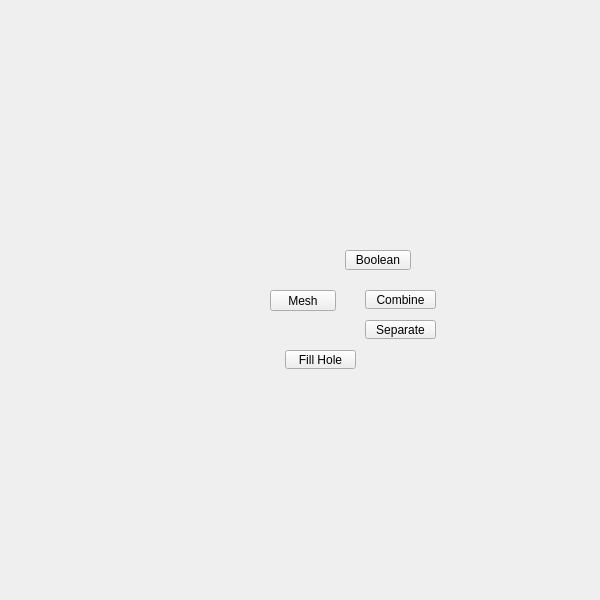
<?xml version="1.0" encoding="UTF-8"?>
<ui version="4.0">
 <class>translucent_window</class>
 <widget class="QMainWindow" name="translucent_window">
  <property name="enabled">
   <bool>true</bool>
  </property>
  <property name="geometry">
   <rect>
    <x>0</x>
    <y>0</y>
    <width>600</width>
    <height>600</height>
   </rect>
  </property>
  <property name="sizePolicy">
   <sizepolicy hsizetype="Ignored" vsizetype="Ignored">
    <horstretch>0</horstretch>
    <verstretch>0</verstretch>
   </sizepolicy>
  </property>
  <property name="minimumSize">
   <size>
    <width>0</width>
    <height>0</height>
   </size>
  </property>
  <property name="maximumSize">
   <size>
    <width>600</width>
    <height>600</height>
   </size>
  </property>
  <property name="cursor">
   <cursorShape>ArrowCursor</cursorShape>
  </property>
  <property name="whatsThis">
   <string>main</string>
  </property>
  <property name="toolButtonStyle">
   <enum>Qt::ToolButtonIconOnly</enum>
  </property>
  <property name="tabShape">
   <enum>QTabWidget::Triangular</enum>
  </property>
  <property name="dockNestingEnabled">
   <bool>true</bool>
  </property>
  <property name="dockOptions">
   <set>QMainWindow::AllowNestedDocks|QMainWindow::AllowTabbedDocks|QMainWindow::AnimatedDocks|QMainWindow::ForceTabbedDocks</set>
  </property>
  <widget class="QWidget" name="widget">
   <property name="sizePolicy">
    <sizepolicy hsizetype="Ignored" vsizetype="Ignored">
     <horstretch>0</horstretch>
     <verstretch>0</verstretch>
    </sizepolicy>
   </property>
   <widget class="QPushButton" name="b001">
    <property name="enabled">
     <bool>true</bool>
    </property>
    <property name="geometry">
     <rect>
      <x>285</x>
      <y>350</y>
      <width>71</width>
      <height>19</height>
     </rect>
    </property>
    <property name="maximumSize">
     <size>
      <width>111</width>
      <height>19</height>
     </size>
    </property>
    <property name="toolTip">
     <string>Cap holes modifier</string>
    </property>
    <property name="text">
     <string>Fill Hole</string>
    </property>
    <property name="iconSize">
     <size>
      <width>18</width>
      <height>18</height>
     </size>
    </property>
   </widget>
   <widget class="PushButton" name="tb002">
    <property name="enabled">
     <bool>true</bool>
    </property>
    <property name="geometry">
     <rect>
      <x>365</x>
      <y>290</y>
      <width>71</width>
      <height>19</height>
     </rect>
    </property>
    <property name="maximumSize">
     <size>
      <width>111</width>
      <height>19</height>
     </size>
    </property>
    <property name="toolTip">
     <string>Combine the selected polygon objects into one single object to allow operations such as merges or face trims</string>
    </property>
    <property name="text">
     <string>Combine</string>
    </property>
    <property name="iconSize">
     <size>
      <width>18</width>
      <height>18</height>
     </size>
    </property>
   </widget>
   <widget class="QPushButton" name="b002">
    <property name="enabled">
     <bool>true</bool>
    </property>
    <property name="geometry">
     <rect>
      <x>365</x>
      <y>320</y>
      <width>71</width>
      <height>19</height>
     </rect>
    </property>
    <property name="maximumSize">
     <size>
      <width>111</width>
      <height>19</height>
     </size>
    </property>
    <property name="toolTip">
     <string>Separates the selected polygonobject shells or the shells of any selected faces from the object into one object into distinct objects</string>
    </property>
    <property name="text">
     <string>Separate</string>
    </property>
    <property name="iconSize">
     <size>
      <width>18</width>
      <height>18</height>
     </size>
    </property>
   </widget>
   <widget class="QPushButton" name="i004">
    <property name="geometry">
     <rect>
      <x>270</x>
      <y>290</y>
      <width>66</width>
      <height>21</height>
     </rect>
    </property>
    <property name="minimumSize">
     <size>
      <width>0</width>
      <height>21</height>
     </size>
    </property>
    <property name="maximumSize">
     <size>
      <width>16777215</width>
      <height>21</height>
     </size>
    </property>
    <property name="whatsThis">
     <string>polygons#mesh</string>
    </property>
    <property name="text">
     <string>Mesh</string>
    </property>
   </widget>
   <widget class="PushButton" name="tb008">
    <property name="enabled">
     <bool>true</bool>
    </property>
    <property name="geometry">
     <rect>
      <x>345</x>
      <y>250</y>
      <width>66</width>
      <height>20</height>
     </rect>
    </property>
    <property name="minimumSize">
     <size>
      <width>0</width>
      <height>20</height>
     </size>
    </property>
    <property name="maximumSize">
     <size>
      <width>999</width>
      <height>20</height>
     </size>
    </property>
    <property name="toolTip">
     <string>Preforms a boolean union on the selected polygon objects creating a new object</string>
    </property>
    <property name="text">
     <string>Boolean</string>
    </property>
    <property name="iconSize">
     <size>
      <width>18</width>
      <height>18</height>
     </size>
    </property>
   </widget>
  </widget>
 </widget>
 <customwidgets>
  <customwidget>
   <class>PushButton</class>
   <extends>QPushButton</extends>
   <header>widgets.pushbutton.h</header>
  </customwidget>
 </customwidgets>
 <resources/>
 <connections/>
 <designerdata>
  <property name="gridDeltaX">
   <number>5</number>
  </property>
  <property name="gridDeltaY">
   <number>10</number>
  </property>
  <property name="gridSnapX">
   <bool>true</bool>
  </property>
  <property name="gridSnapY">
   <bool>true</bool>
  </property>
  <property name="gridVisible">
   <bool>true</bool>
  </property>
 </designerdata>
</ui>
